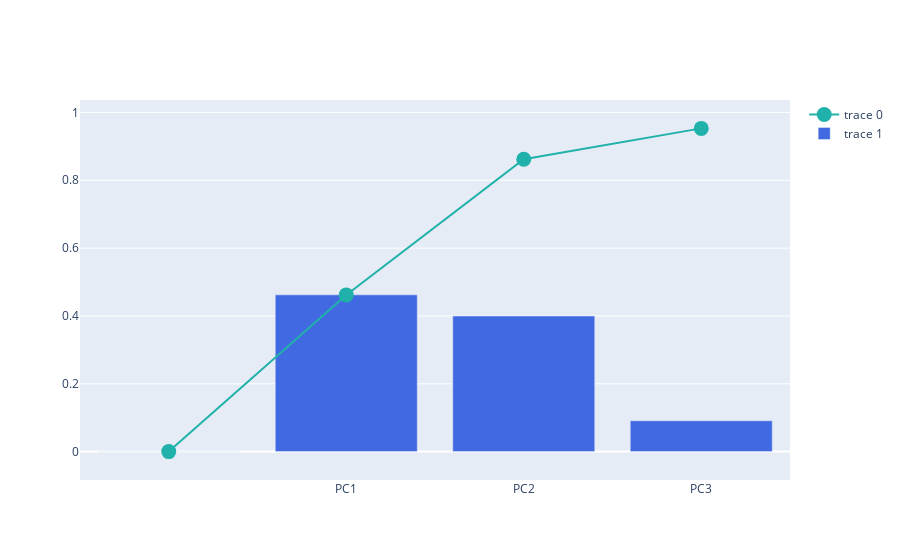

Here is the notebook cell this chart was saved with:
### Code cell
# explained variance + cumulative variance
# https://plotly.com/python/creating-and-updating-figures

import plotly.graph_objects as go
fig = go.Figure()

fig.add_trace(
    go.Scatter(
        x=df_explained_variance['PC'],
        y=df_explained_variance['Cumulative Variance'],
        marker=dict(size=15, color='LightSeaGreen')
    ))

fig.add_trace(
    go.Bar(
        x=df_explained_variance['PC'],
        y=df_explained_variance['Explained Variance'],
        marker=dict(color='RoyalBlue')
    ))

fig.show()

### Figure 1 — Plotly figure (JSON) as saved in the notebook; plotly's stock layout.template omitted (floating-point values rounded to 4 significant figures)
{"data": [{"marker": {"color": "LightSeaGreen", "size": 15}, "type": "scatter", "x": ["", "PC1", "PC2", "PC3"], "y": [0, 0.462, 0.862, 0.953]}, {"marker": {"color": "RoyalBlue"}, "type": "bar", "x": ["", "PC1", "PC2", "PC3"], "y": [0, 0.4622, 0.3999, 0.09094]}], "layout": {}}
